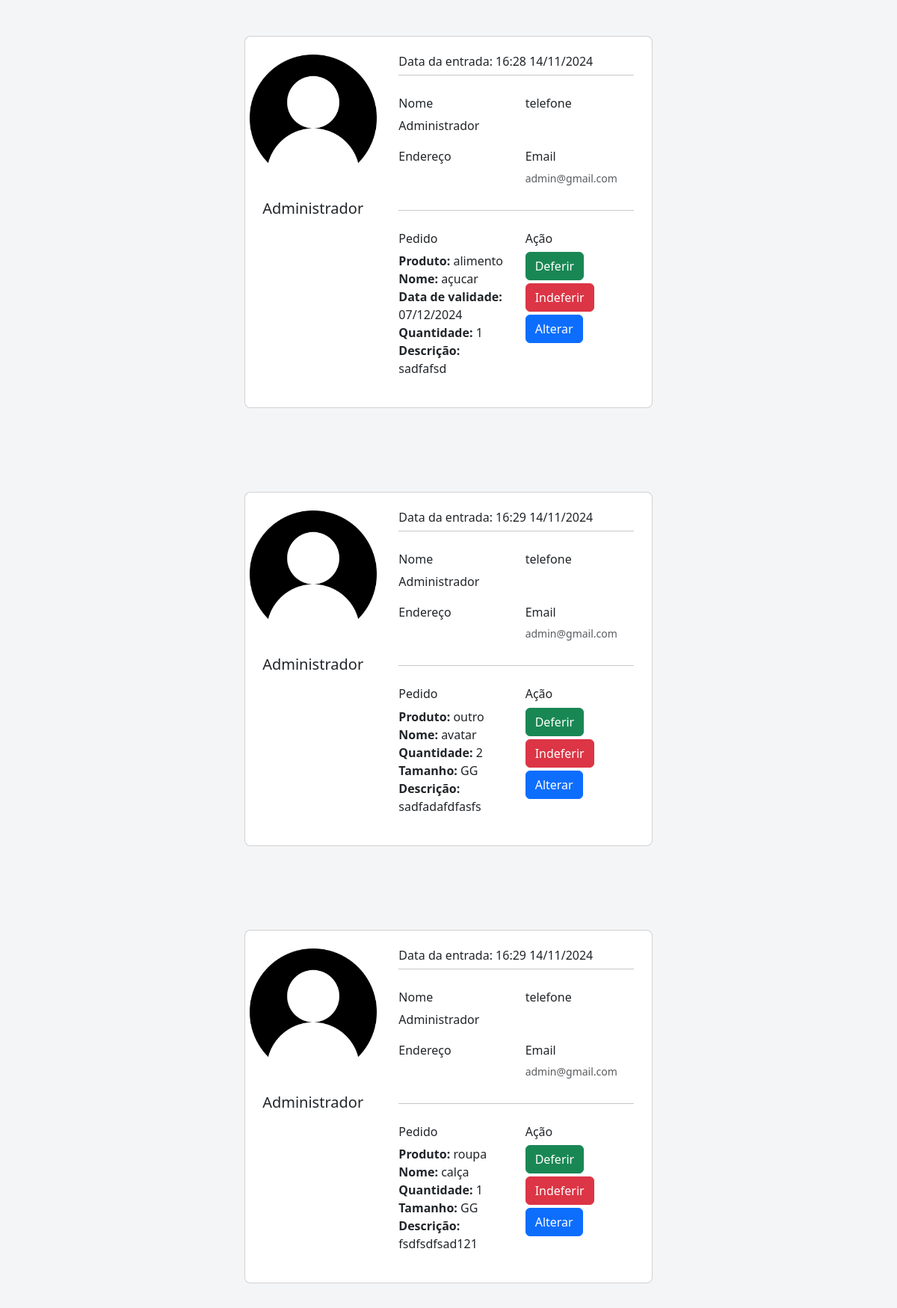
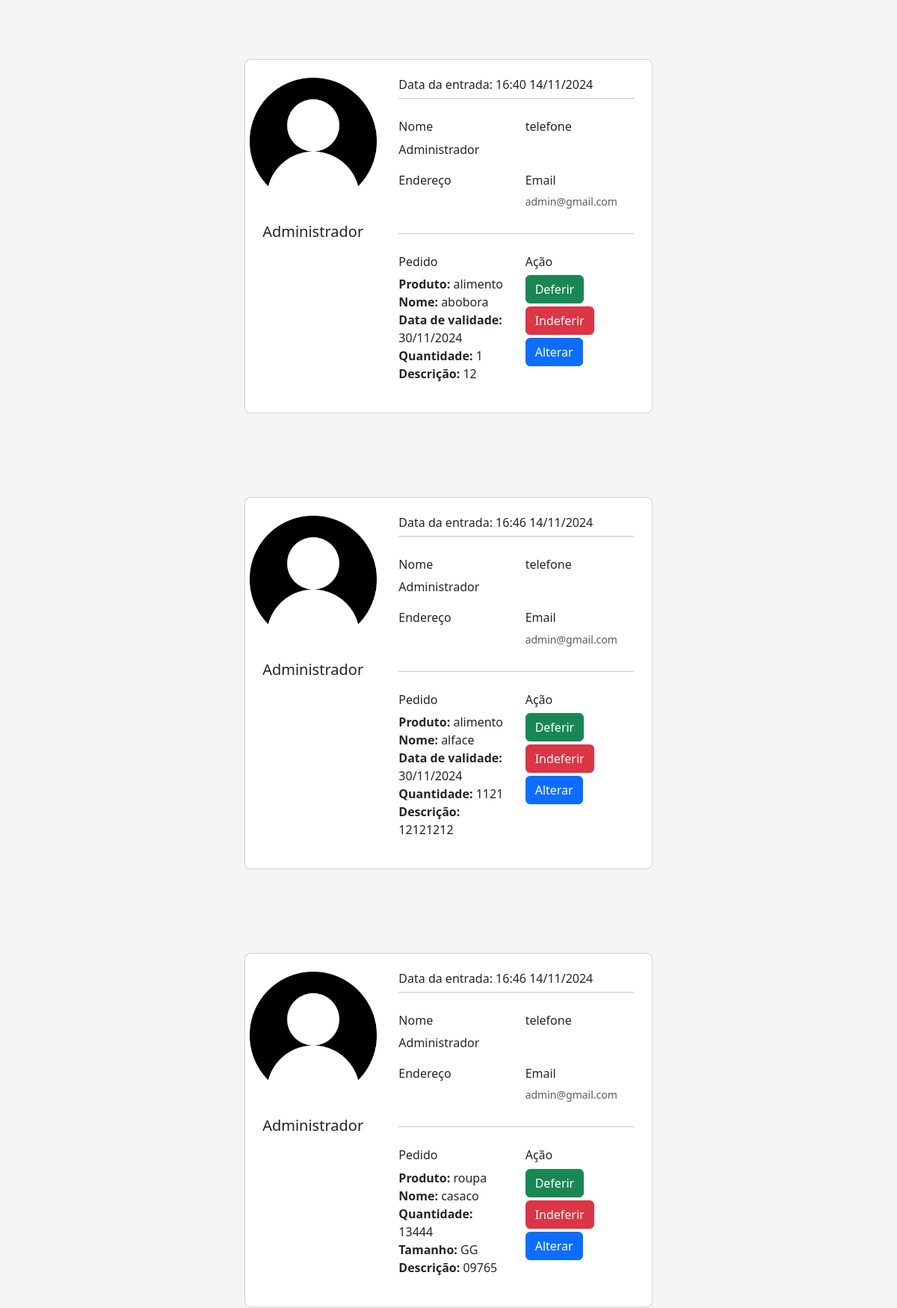
Screenshot of /entradas.php (upper part) with the database file from the repository (2 pictures, top to bottom).
### tables this page shows
CREATE TABLE IF NOT EXISTS `entrada` (
  `id_entrada` int NOT NULL AUTO_INCREMENT,
  `data_entrada` datetime DEFAULT NULL,
  `id_usuario` int DEFAULT NULL,
  `deferido` tinyint(1) DEFAULT NULL,
  `quantidade` int DEFAULT NULL,
  `descricao` text,
  `data_validade` date DEFAULT NULL,
  `tamanho` varchar(3) DEFAULT NULL,
  `subtipo_doacao` varchar(255) DEFAULT NULL,
  `nome` varchar(255) NOT NULL,
  PRIMARY KEY (`id_entrada`),
  KEY `fk_usuario` (`id_usuario`)
);

CREATE TABLE IF NOT EXISTS `usuario` (
  `id_usuario` int NOT NULL AUTO_INCREMENT,
  `nome` varchar(255) DEFAULT NULL,
  `senha` varchar(255) DEFAULT NULL,
  `email` varchar(255) DEFAULT NULL,
  `endereco` varchar(255) DEFAULT NULL,
  `telefone` varchar(255) DEFAULT NULL,
  `tipo_cliente` int DEFAULT NULL,
  `foto` varchar(255) NOT NULL,
  PRIMARY KEY (`id_usuario`)
);

### entradas.php (the view, shortened to what this page needs)
<?php
$conexao = conectar();
$sql ="SELECT * FROM entrada WHERE deferido IS null";
$resultado = mysqli_query($conexao,$sql);
while ($geral = mysqli_fetch_assoc($resultado)) {
  $sql_usuario = "SELECT * FROM usuario WHERE id_usuario = " . $geral['id_usuario'];
  $resultado_usuario = mysqli_query($conexao, $sql_usuario);
  $dados = mysqli_fetch_assoc($resultado_usuario);
  $date = date_create($geral['data_entrada']);
  $id_entrada = $geral['id_entrada'];
?>
<!DOCTYPE html>
<html lang="pt-BR">
<head>
  <?php include "links.php"; ?>
</head>
<body>
  <section  class="vh-25" style="background-color: #f4f5f7;">
    <div class="container py-5 h-100">
      <div class="row d-flex justify-content-center align-items-center h-100">
        <div class="col col-lg-6 mb-4 mb-lg-0">
          <div class="card mb-3" style="border-radius: .5rem;">
            <div class="row g-0">
              <div class="col-md-4 gradient-custom text-center text-white"
                style="border-top-left-radius: .5rem; border-bottom-left-radius: .5rem;">
                  <tr><td><img class="my-4" src='img/<?php echo $dados['foto'] ?>' width='170px' height='170px'></td></tr>
                  <h5 class="text-dark"><?php echo $dados['nome'] ?></h5>
                  <i class="far fa-edit mb-5"></i>
              </div>
              <div class="col-md-8">
                <div class="card-body p-4">
                  <h6>Data da entrada: <?php echo date_format($date,"H:i   d/m/Y"); ?></h6>
                  <hr class="mt-0 mb-4">
                  <div class="row pt-1">
                    <div class="col-6 mb-3">
                      <h6>Nome</h6>
                      <?php echo $dados['nome'];?>
                    </div>
                    <div class="col-6 mb-3">
                      <h6>telefone</h6>
                    </div>
                  </div>
                  <div class="row pt-1">
                    <div class="col-6 mb-3">
                  <h6>Endereço</h6>
                  </div>
                  <div class="col-6 mb-3">
                    <h6>Email</h6>
                    <p class="text-muted"> <?php echo  $dados['email'] . "</p>"; ?>
                  </div>
                  </div>
                  <hr class="mt-0 mb-4">
                  <div class="row pt-1">
                    <div class="col-6 mb-3">
                    <h6>Pedido</h6>
                    <?php
                    $date = date_create($geral['data_validade']);
                     echo"<b>Produto: </b>" . $geral['subtipo_doacao'] . "<br>";
                     echo"<b>Nome: </b>" . $geral['nome'] . "<br>";
                     if($geral['subtipo_doacao'] == 'alimento'){
                     echo"<b>Data de validade: </b>" . date_format($date,"d/m/Y") . "<br>";}
                     echo"<b>Quantidade: </b>" . $geral['quantidade'] . "<br>";
                     if($geral['subtipo_doacao'] !='alimento'){echo"<b>Tamanho: </b>" . $geral['tamanho'] . "<br>";}
                     echo"<b>Descrição:</b> " . $geral['descricao'] . "<br>";
                       ?>
                    </div>
                    <div class="col-6 mb-3">
                      <h6>Ação</h6>
                      <form action="crud/deferir.php?resposta=sim&movimentacao=entrada&id_pedido=<?php echo $id_entrada; ?>" method="POST">
                      <button class="btn btn-success mb-1">Deferir</button>
                    </form>
                    <form action="crud/deferir.php?resposta=nao&movimentacao=entrada&id_pedido=<?php echo $id_entrada; ?>" method="POST">
                    <button class="btn btn-danger mb-1">Indeferir</button>
                    </form>
                    <a class="btn btn-primary" href="form-alterar-entrada.php?id_entrada=<?php echo $id_entrada; ?>">Alterar</a>
                    </div>
                  </div>
                </div>
              </div>
            </div>
          </div>
        </div>
      </div>
    </div>
  </section>
  <?php } ?>
</body>
</html>

### css/estilo.css (style rules this page uses)
body { font-family: 'roboto',sans-serif; width: 100%; height: 100%; text-decoration: none; }
.row { margin: 0; }
p,li { font-size: 14px; }

### rows the page displays
entrada: id_usuario.foto (placeholder picture), id_usuario.nome "Administrador", data_entrada "16:28 14/11/2024", id_usuario.email "admin@gmail.com", subtipo_doacao "alimento", nome "açucar", data_validade "07/12/2024", quantidade "1", descricao "sadfafsd"
entrada: id_usuario.foto (placeholder picture), id_usuario.nome "Administrador", data_entrada "16:29 14/11/2024", id_usuario.email "admin@gmail.com", subtipo_doacao "outro", nome "avatar", quantidade "2", tamanho "GG", descricao "sadfadafdfasfs"
entrada: id_usuario.foto (placeholder picture), id_usuario.nome "Administrador", data_entrada "16:29 14/11/2024", id_usuario.email "admin@gmail.com", subtipo_doacao "roupa", nome "calça", quantidade "1", tamanho "GG", descricao "fsdfsdfsad121"
entrada: id_usuario.foto (placeholder picture), id_usuario.nome "Administrador", data_entrada "16:40 14/11/2024", id_usuario.email "admin@gmail.com", subtipo_doacao "alimento", nome "abobora", data_validade "30/11/2024", quantidade "1", descricao "12"
entrada: id_usuario.foto (placeholder picture), id_usuario.nome "Administrador", data_entrada "16:46 14/11/2024", id_usuario.email "admin@gmail.com", subtipo_doacao "alimento", nome "alface", data_validade "30/11/2024", quantidade "1121", descricao "12121212"
entrada: id_usuario.foto (placeholder picture), id_usuario.nome "Administrador", data_entrada "16:46 14/11/2024", id_usuario.email "admin@gmail.com", subtipo_doacao "roupa", nome "casaco", quantidade "13444", tamanho "GG", descricao "09765"
